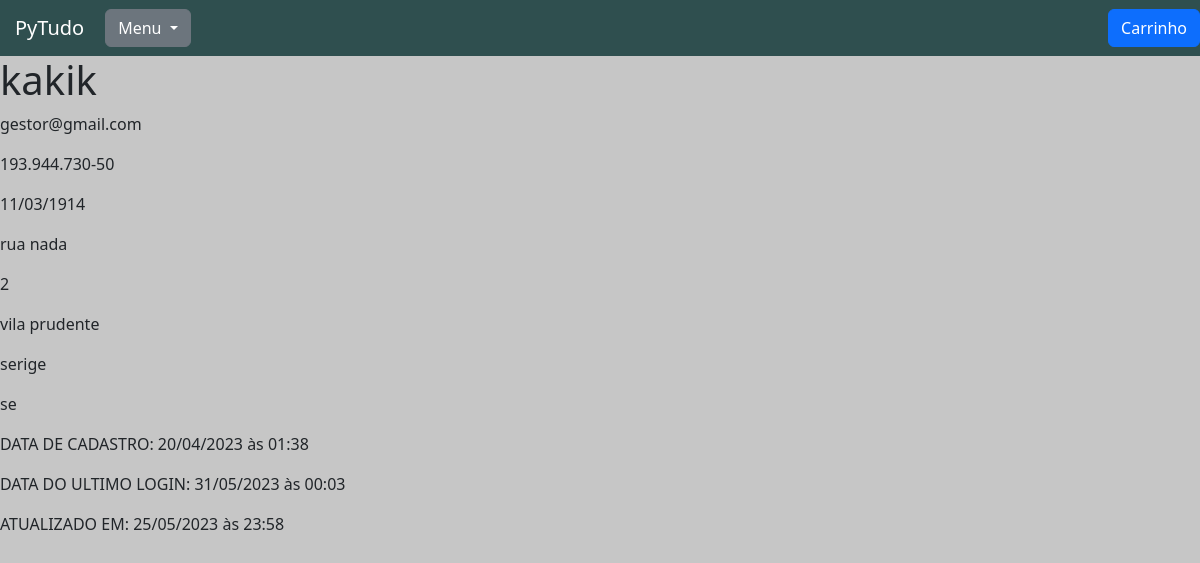
/usuarios/ver_usuario/8, run on an earlier commit of the app's database.
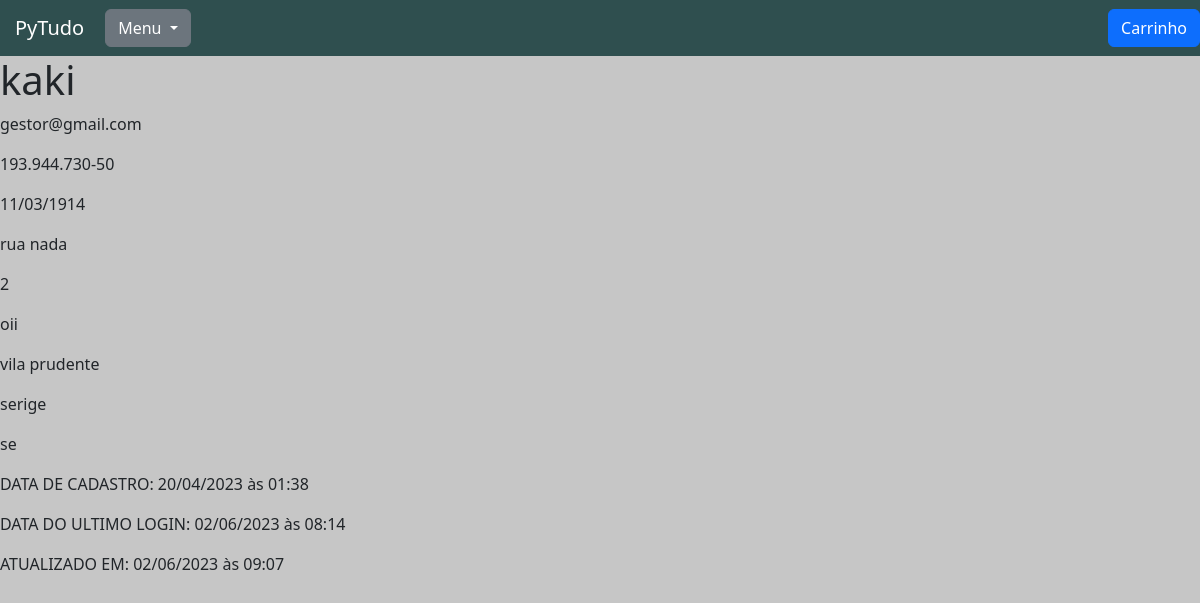
And on a later commit of the database.
### usuarios/models.py (models this page shows, shortened)
class Usuarios(models.Model):
    usuario = models.ForeignKey(settings.AUTH_USER_MODEL, on_delete=models.CASCADE)
    nome = models.CharField(max_length=40)
    cpf = CPFField('CPF')
    data_de_nascimento = models.DateField()
    celular = PhoneNumberField(null=False, blank=False)
    endereco = models.CharField(max_length=50)
    numero_endereco = models.CharField(max_length=10)
    complemento = models.CharField(max_length=50, blank=True, null= True)
    bairro = models.CharField(max_length=30)
    cidade = models.CharField(max_length=30)
    estado = models.CharField(max_length=30)
    data_atualizacao = models.DateTimeField(auto_now=True, null=True)

### usuarios/views.py (the view)
# urls.py: path('ver_usuario/<int:id>', views.ver_usuario, name='ver_usuario'),
def ver_usuario(request, id):
    usuario = Usuarios.objects.get(id=id)
    return render(request, 'ver_usuario.html', {'usuario': usuario,})

### usuarios/templates/ver_usuario.html (shortened to what this page needs)
{% extends 'base.html' %}
{% load static %}
{% block 'head' %}
    <link href="{% static 'usuarios/css/ver_usuario.css' %}" rel="stylesheet">
{% endblock %}
{% block 'body' %}
    <div class="row">
        <div class="col-md">
            <h1 class="titulo">{{usuario.nome}}</h1>
            <p class="paragrafo">{{usuario.usuario}}</p>
            <p class="paragrafo">{{usuario.cpf}}</p>
            <p class="paragrafo">{{usuario.data_de_nascimento|date:"d/m/Y"}}</p>
            <p class="paragrafo">{{usuario.endereco}}</p>
            <p class="paragrafo">{{usuario.numero_endereco}}</p>
            {% if usuario.complemento %}
                <p class="paragrafo">{{usuario.complemento}}</p>
            {% endif %}
            <p class="paragrafo">{{usuario.bairro}}</p>
            <p class="paragrafo">{{usuario.cidade}}</p>
            <p class="paragrafo">{{usuario.estado}}</p>
            <p class="paragrafo">DATA DE CADASTRO: {{usuario.usuario.date_joined|date:"d/m/Y" }} às {{ usuario.usuario.date_joined|time:"H:i" }}</p>
            <p class="paragrafo">DATA DO ULTIMO LOGIN: {{usuario.usuario.last_login|date:"d/m/Y" }} às {{ usuario.usuario.last_login|time:"H:i" }} </p>
            <p class="paragrafo">ATUALIZADO EM: {{usuario.data_atualizacao|date:"d/m/Y" }} às {{usuario.data_atualizacao|time:"H:i" }}</p>
        </div>
    </div>
{% endblock %}

### pytudo/templates/base.html (shortened to what this page needs)
{% load static %}
<!doctype html>
<html lang="pt-BR">
  <head>
    <link href="{% static 'base/css/base.css' %}" rel="stylesheet">
    <link href="https://cdn.jsdelivr.net/npm/bootstrap@5.2.2/dist/css/bootstrap.min.css" rel="stylesheet">
    {% block 'head' %} {% endblock%}
  </head>
  <body>
    <nav class="navbar navbar-expand-lg navbar-dark bg-nav">
        <a class="navbar-brand" href="{% url 'listar_produtos' %}">PyTudo</a>
        <div class="dropdown">
          <button class="btn btn-secondary dropdown-toggle" type="button" id="dropdownMenuButton" data-toggle="dropdown" aria-haspopup="true" aria-expanded="false">
            Menu
          </button>
        </div>
        <a class="btn btn-primary" style="position: absolute; right: 0;" href="{% url 'ver_carrinho' %}" role="button">Carrinho</a>
    </nav>
    {% block 'body' %}
    {% endblock%}
  </body>
</html>

### pytudo/templates/static/base/css/base.css (style rules this page uses)
body { background-color: #C6C6C6 !important; }
.bg-nav { background-color: #2F4F4F !important; padding: 10px; }
.navbar-brand { padding: 5px; margin-left: 10px; }

What changed in the data, as far as the page shows it:
changed Usuarios "rua nada": nome "kakik" → "kaki"; complemento (not shown) → "oii"; usuario.last_login "31/05/2023" → "02/06/2023"; usuario.last_login "00:03" → "08:14"; data_atualizacao "25/05/2023" → "02/06/2023"; data_atualizacao "23:58" → "09:07"
